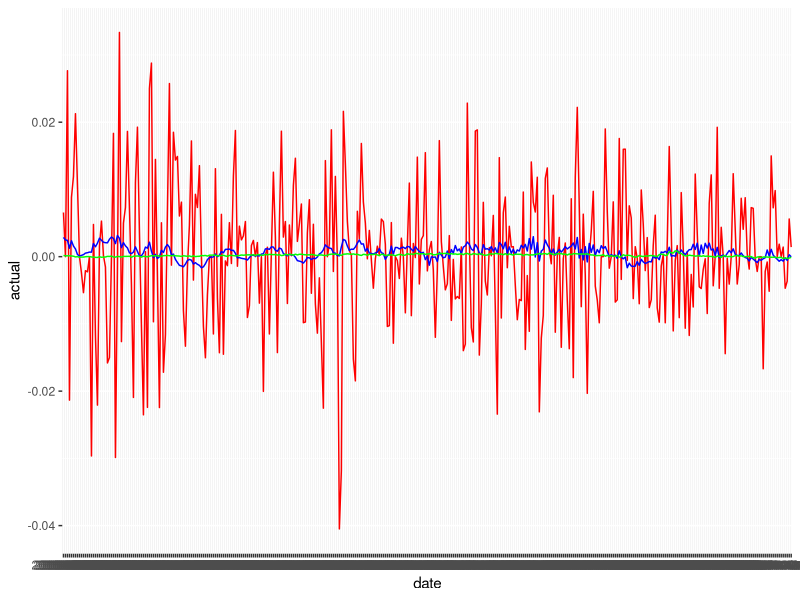

Generate this figure with R: (Note: this script raises an error after producing the figure.)
#plotting forecasts

library(ggplot2)
library(scales)


results.data.1 <- read.table("1 step ahead results.txt", sep = " ")
head(results.data.1)

arima_gg1 <- ggplot(data=results.data.1, aes(x = date, y = actual, group = 1)) # y = (Pt+1 /Pt)-1
arima_gg1 <- arima_gg1+geom_line(col = 'red')
arima_gg1 <- arima_gg1+geom_line(aes(y=fore_model_1),col='blue')
arima_gg1 <- arima_gg1+geom_line(aes(y=fore_model_2),col='green')
arima_gg1



#Sample from this link  : https://www.r-bloggers.com/plotting-forecast-objects-in-ggplot-part-2-visualize-observations-fits-and-forecasts/ 

p1a<-ggplot(data=pd,aes(x=date,y=observed)) 
p1a<-p1a+geom_line(col='red')
p1a<-p1a+geom_line(aes(y=fitted),col='blue')
#This ads the grey confidence interval
p1a<-p1a+geom_line(aes(y=forecast))+geom_ribbon(aes(ymin=lo95,ymax=hi95),alpha=.25)
p1a<-p1a+scale_x_date(name='',breaks='1 year',minor_breaks='1 month',labels=date_format("%b-%y"),expand=c(0,0))
p1a<-p1a+scale_y_continuous(name='Units of Y')
p1a<-p1a+opts(axis.text.x=theme_text(size=10),title='Arima Fit to Simulated Data\n (black=forecast, blue=fitted, red=data, shadow=95% conf. interval)')
#p1a
arima_gg1

